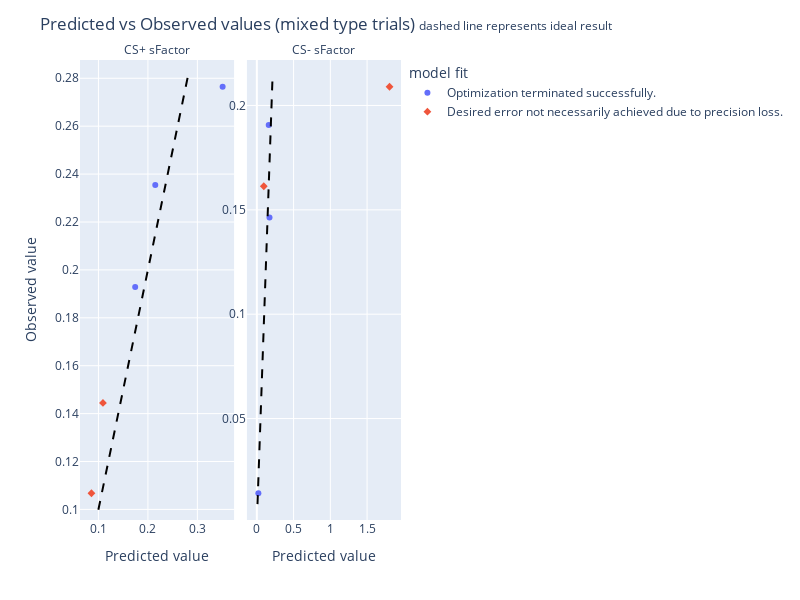

Source (notebook cell):
### Code cell
col_wrap = 2
fig = px.scatter(mt_po_df , x= 'Predicted value', y='Observed value', color="model fit",
                 symbol = 'model fit', facet_col = 'parameter', facet_col_wrap = col_wrap,
                 category_orders={'parameter':mt_params_colNames,
                                  'model fit': sorted(list(mt_po_df['model fit'].unique()), reverse=True)},
                facet_col_spacing=0.04, # default is 0.03
              height=600, width=800,
                )
fig.for_each_annotation(lambda a: a.update(text=a.text.split("=")[-1]))
fig.update_xaxes(matches=None, showticklabels=True)
fig.update_yaxes(matches=None, showticklabels=True)
fig.update_layout(
        title = '''Predicted vs Observed values (mixed type trials) <span style="font-size: 12px;">dashed line represents ideal result</span>'''
        )
fig.add_shape(dict(type="line", 
                       x0=mt_pars_minMax.iloc[1,0] - mt_pars_minMax.iloc[1,1]*0.025, x1=mt_pars_minMax.iloc[1,1] + mt_pars_minMax.iloc[1,1]*0.025, 
                       y0=mt_pars_minMax.iloc[1,0] - mt_pars_minMax.iloc[1,1]*0.025, y1=mt_pars_minMax.iloc[1,1] + mt_pars_minMax.iloc[1,1]*0.025, 
                       line_color="black", line_dash='dash'), 
                  row=0, col=0, 
                  # label=dict(text="ideal result", textposition = 'bottom left', 
                  #            xanchor = 'left', yanchor='bottom', textangle=0),
                 )

fig.add_shape(dict(type="line", 
                       x0=mt_pars_minMax.iloc[0,0] - mt_pars_minMax.iloc[0,1]*0.025, x1=mt_pars_minMax.iloc[0,1] + mt_pars_minMax.iloc[0,1]*0.025, 
                       y0=mt_pars_minMax.iloc[0,0] - mt_pars_minMax.iloc[0,1]*0.025, y1=mt_pars_minMax.iloc[0,1] + mt_pars_minMax.iloc[0,1]*0.025, 
                       line_color="black", line_dash='dash'), 
                  row=0, col=1, 
                  # label=dict(text="ideal result", textposition = 'bottom left', 
                  #            xanchor = 'left', yanchor='bottom', textangle=0),
                 )


    
fig.show()
# fig.write_html("/mnt/data1/francisco/predicted vs observed mixed type parameters.html")

### Figure 1 — Plotly figure (JSON) as saved in the notebook; plotly's stock layout.template omitted (floating-point values rounded to 4 significant figures)
{"data": [{"hovertemplate": "model fit=Optimization terminated successfully.<br>parameter=CS+ sFactor<br>Predicted value=%{x}<br>Observed value=%{y}<extra></extra>", "legendgroup": "Optimization terminated successfully.", "marker": {"color": "#636efa", "symbol": "circle"}, "mode": "markers", "name": "Optimization terminated successfully.", "orientation": "v", "showlegend": true, "type": "scatter", "x": [0.2149, 0.1742, 0.351], "xaxis": "x", "y": [0.2354, 0.1929, 0.2765], "yaxis": "y"}, {"hovertemplate": "model fit=Optimization terminated successfully.<br>parameter=CS- sFactor<br>Predicted value=%{x}<br>Observed value=%{y}<extra></extra>", "legendgroup": "Optimization terminated successfully.", "marker": {"color": "#636efa", "symbol": "circle"}, "mode": "markers", "name": "Optimization terminated successfully.", "orientation": "v", "showlegend": false, "type": "scatter", "x": [0.02093, 0.1722, 0.1617], "xaxis": "x2", "y": [0.01422, 0.1464, 0.1906], "yaxis": "y2"}, {"hovertemplate": "model fit=Desired error not necessarily achieved due to precision loss.<br>parameter=CS+ sFactor<br>Predicted value=%{x}<br>Observed value=%{y}<extra></extra>", "legendgroup": "Desired error not necessarily achieved due to precision loss.", "marker": {"color": "#EF553B", "symbol": "diamond"}, "mode": "markers", "name": "Desired error not necessarily achieved due to precision loss.", "orientation": "v", "showlegend": true, "type": "scatter", "x": [0.1091, 0.08586], "xaxis": "x", "y": [0.1445, 0.1067], "yaxis": "y"}, {"hovertemplate": "model fit=Desired error not necessarily achieved due to precision loss.<br>parameter=CS- sFactor<br>Predicted value=%{x}<br>Observed value=%{y}<extra></extra>", "legendgroup": "Desired error not necessarily achieved due to precision loss.", "marker": {"color": "#EF553B", "symbol": "diamond"}, "mode": "markers", "name": "Desired error not necessarily achieved due to precision loss.", "orientation": "v", "showlegend": false, "type": "scatter", "x": [0.09476, 1.806], "xaxis": "x2", "y": [0.1613, 0.209], "yaxis": "y2"}], "layout": {"annotations": [{"font": {}, "showarrow": false, "text": "CS+ sFactor", "x": 0.24, "xanchor": "center", "xref": "paper", "y": 1, "yanchor": "bottom", "yref": "paper"}, {"font": {}, "showarrow": false, "text": "CS- sFactor", "x": 0.76, "xanchor": "center", "xref": "paper", "y": 1, "yanchor": "bottom", "yref": "paper"}], "height": 600, "legend": {"title": {"text": "model fit"}, "tracegroupgap": 0}, "margin": {"t": 60}, "shapes": [{"line": {"color": "black", "dash": "dash"}, "type": "line", "x0": 0.008992, "x1": 0.2142, "xref": "x2", "y0": 0.008992, "y1": 0.2142, "yref": "y2"}, {"line": {"color": "black", "dash": "dash"}, "type": "line", "x0": 0.09983, "x1": 0.2834, "xref": "x", "y0": 0.09983, "y1": 0.2834, "yref": "y"}], "title": {"text": "Predicted vs Observed values (mixed type trials) <span style=\"font-size: 12px;\">dashed line represents ideal result</span>"}, "width": 800, "xaxis": {"anchor": "y", "domain": [0, 0.48], "showticklabels": true, "title": {"text": "Predicted value"}}, "xaxis2": {"anchor": "y2", "domain": [0.52, 1], "showticklabels": true, "title": {"text": "Predicted value"}}, "yaxis": {"anchor": "x", "domain": [0, 1], "showticklabels": true, "title": {"text": "Observed value"}}, "yaxis2": {"anchor": "x2", "domain": [0, 1], "showticklabels": true}}}
